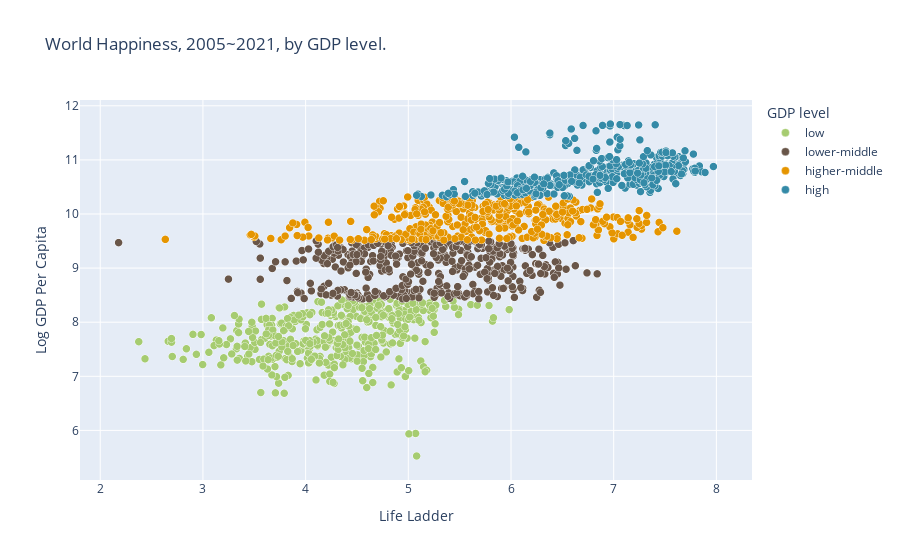

This figure's notebook cell:
### Code cell
import plotly.express as px

x = df['Life Ladder']
y = df['Log GDP Per Capita']
country = df['Country Name']

fig = px.scatter(
    df,x, y, 
    color="gdp_level", 
    hover_data=['Country Name', 'Year', 'gdp_level'], 
    color_discrete_sequence=["#a6cc70", '#695649', '#E59500', '#348AA7'],
    title="World Happiness, 2005~2021, by GDP level.",
    labels = {'gdp_level':"GDP level"}
    )
fig.update_traces(
     marker = dict(size=8,line = dict(width=0.3,color='white')),
     selector = dict(mode='markers'),
     hovertemplate = (
      "<b>%{customdata[0]}</b>, %{customdata[1]} <br>" 
      "<b>Life Ladder:</b> %{x:.2f}</br>"
      "<b>Log GDP Per Capita:</b> %{y:.2f} (%{customdata[2]})</br>"
      "<extra></extra>" 
     ),
                
)

fig.show()

### Figure 1 — Plotly figure (JSON) as saved in the notebook; plotly's stock layout.template omitted (floating-point values rounded to 4 significant figures; data arrays with more than 128 entries replaced by an {"elided": "..."} marker saying what was removed)
{"data": [{"customdata": {"elided": "421x3 mixed values"}, "hovertemplate": "<b>%{customdata[0]}</b>, %{customdata[1]} <br><b>Life Ladder:</b> %{x:.2f}</br><b>Log GDP Per Capita:</b> %{y:.2f} (%{customdata[2]})</br><extra></extra>", "legendgroup": "low", "marker": {"color": "#a6cc70", "line": {"color": "white", "width": 0.3}, "size": 8, "symbol": "circle"}, "mode": "markers", "name": "low", "showlegend": true, "type": "scattergl", "x": {"elided": "421 float values"}, "xaxis": "x", "y": {"elided": "421 float values"}, "yaxis": "y"}, {"customdata": {"elided": "421x3 mixed values"}, "hovertemplate": "<b>%{customdata[0]}</b>, %{customdata[1]} <br><b>Life Ladder:</b> %{x:.2f}</br><b>Log GDP Per Capita:</b> %{y:.2f} (%{customdata[2]})</br><extra></extra>", "legendgroup": "lower-middle", "marker": {"color": "#695649", "line": {"color": "white", "width": 0.3}, "size": 8, "symbol": "circle"}, "mode": "markers", "name": "lower-middle", "showlegend": true, "type": "scattergl", "x": {"elided": "421 float values"}, "xaxis": "x", "y": {"elided": "421 float values"}, "yaxis": "y"}, {"customdata": {"elided": "420x3 mixed values"}, "hovertemplate": "<b>%{customdata[0]}</b>, %{customdata[1]} <br><b>Life Ladder:</b> %{x:.2f}</br><b>Log GDP Per Capita:</b> %{y:.2f} (%{customdata[2]})</br><extra></extra>", "legendgroup": "higher-middle", "marker": {"color": "#E59500", "line": {"color": "white", "width": 0.3}, "size": 8, "symbol": "circle"}, "mode": "markers", "name": "higher-middle", "showlegend": true, "type": "scattergl", "x": {"elided": "420 float values"}, "xaxis": "x", "y": {"elided": "420 float values"}, "yaxis": "y"}, {"customdata": {"elided": "421x3 mixed values"}, "hovertemplate": "<b>%{customdata[0]}</b>, %{customdata[1]} <br><b>Life Ladder:</b> %{x:.2f}</br><b>Log GDP Per Capita:</b> %{y:.2f} (%{customdata[2]})</br><extra></extra>", "legendgroup": "high", "marker": {"color": "#348AA7", "line": {"color": "white", "width": 0.3}, "size": 8, "symbol": "circle"}, "mode": "markers", "name": "high", "showlegend": true, "type": "scattergl", "x": {"elided": "421 float values"}, "xaxis": "x", "y": {"elided": "421 float values"}, "yaxis": "y"}], "layout": {"legend": {"title": {"text": "GDP level"}, "tracegroupgap": 0}, "title": {"text": "World Happiness, 2005~2021, by GDP level."}, "xaxis": {"anchor": "y", "domain": [0, 1], "title": {"text": "Life Ladder"}}, "yaxis": {"anchor": "x", "domain": [0, 1], "title": {"text": "Log GDP Per Capita"}}}}
